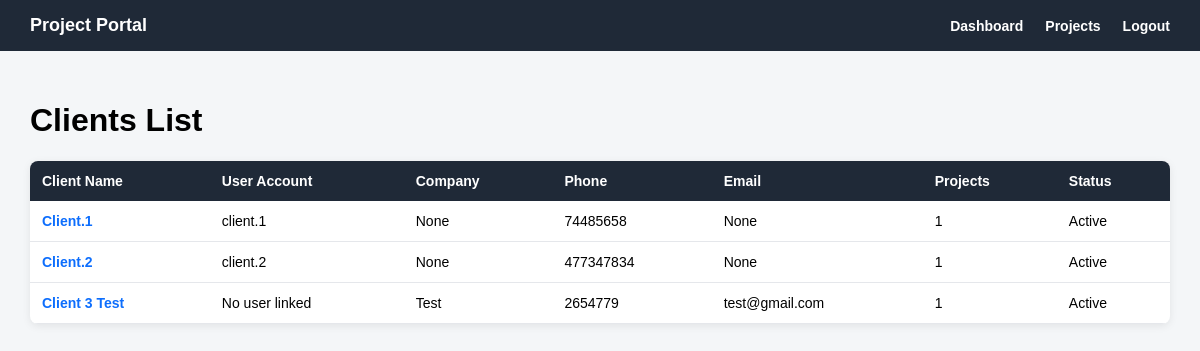
/clients/ (signed in), run on an earlier commit of the app's database.
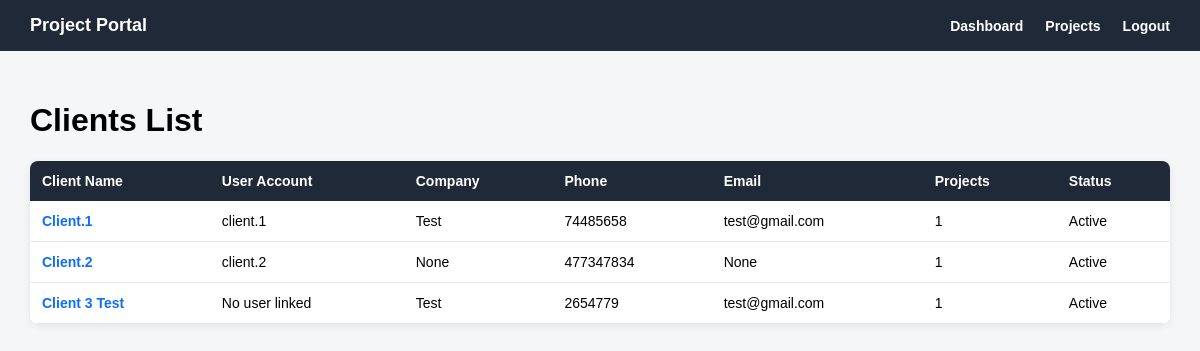
And on a later commit of the database.
### clients/models.py (models this page shows, shortened)
class Client(models.Model):
    user = models.OneToOneField(
        settings.AUTH_USER_MODEL,
        on_delete=models.CASCADE,
        related_name='client_profile',
        blank=True,
        null=True
    )
    client_name = models.CharField(max_length=150)
    company_name = models.CharField(max_length=150, blank=True, null=True)
    phone = models.CharField(max_length=30)
    email = models.EmailField(blank=True, null=True)
    address = models.TextField(blank=True, null=True)
    is_active = models.BooleanField(default=True)
    created_at = models.DateTimeField(auto_now_add=True)

### accounts/models.py (models this page shows)
class User(AbstractUser):
    class Role(models.TextChoices):
        ADMIN = 'ADMIN', 'Admin'
        ENGINEER = 'ENGINEER', 'Engineer'
        CLIENT = 'CLIENT', 'Client'
    role = models.CharField(
        max_length=20,
        choices=Role.choices,
        default=Role.CLIENT
    )

### clients/views.py (the view)
# urls.py: path('', client_list_view, name='client_list'),
@login_required
def client_list_view(request):
    if request.user.role != 'ADMIN':
        clients = Client.objects.none()
    else:
        clients = Client.objects.all()
    return render(request, 'clients/client_list.html', {
        'clients': clients
    })

### templates/clients/client_list.html (shortened to what this page needs)
{% extends 'base.html' %}
{% block content %}
<div class="page-header">
    <h1>Clients List</h1>
</div>
{% if clients %}
    <table class="clients-table">
        <tr>
            <th>Client Name</th>
            <th>User Account</th>
            <th>Company</th>
            <th>Phone</th>
            <th>Email</th>
            <th>Projects</th>
            <th>Status</th>
        </tr>
        {% for client in clients %}
            <tr>
            <td>
    <a href="{% url 'clients:client_detail' client.pk %}" style="color: #0d6efd; font-weight: bold; text-decoration: none;">
                 {{ client.client_name }}
              </a>
             </td>
                <td>
                    {% if client.user %}
                        {{ client.user.username }}
                    {% else %}
                        No user linked
                    {% endif %}
                </td>
                <td>{{ client.company_name }}</td>
                <td>{{ client.phone }}</td>
                <td>{{ client.email }}</td>
                <td>{{ client.projects.count }}</td>
                <td>
                    {% if client.is_active %}
                        Active
                    {% else %}
                        Inactive
                    {% endif %}
                </td>
            </tr>
        {% endfor %}
    </table>
{% else %}
    <div class="empty-message">
        <p>No clients found.</p>
    </div>
{% endif %}
{% endblock %}

What changed in the data, as far as the page shows it:
changed Client "Client.1": company_name "None" → "Test"; email "None" → "test@gmail.com"
